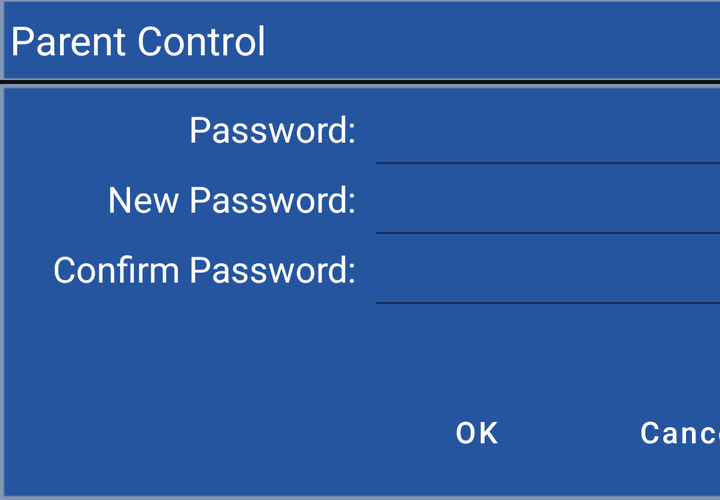
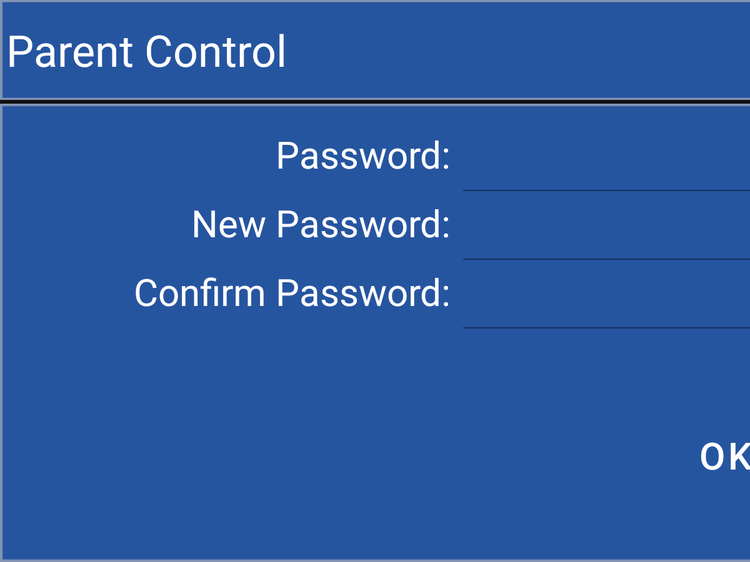

Two renders of one Android screen. The first uses the default layout on a phone; the second uses the alternative layout the repository ships for a different screen configuration, on a matching device. The two XML files are below.
<!-- AndroidManifest.xml: application theme AppTheme -->
<!-- res/layout/dlg_parent.xml -->
<?xml version="1.0" encoding="utf-8"?>
<RelativeLayout xmlns:android="http://schemas.android.com/apk/res/android"
                xmlns:tools="http://schemas.android.com/tools"
                android:orientation="vertical"
    android:layout_width="400dp"
    android:layout_height="250dp">

    <LinearLayout
        android:id="@+id/search_dlg_top_lay"
        android:layout_width="match_parent"
        android:layout_height="40dp"
        android:padding="5sp"
        android:orientation="horizontal"
        android:gravity="center"
        android:background="@drawable/setting_header">
        <TextView
            android:id="@+id/search_txt"
            android:layout_width="0dp"
            android:layout_weight="1"
            android:layout_height="wrap_content"
            android:text="Parent Control"
            android:textSize="20sp"
            android:textColor="@color/white"
            android:layout_gravity="center_vertical"/>
    </LinearLayout>
    <RelativeLayout
        android:layout_below="@+id/search_dlg_top_lay"
        android:layout_marginTop="2sp"
        android:background="@drawable/setting_header"
        android:layout_width="match_parent"
        android:layout_height="match_parent"
        android:padding="10dp">
        <LinearLayout
            android:orientation="vertical"
            android:layout_width="match_parent"
            android:layout_height="wrap_content">
            <LinearLayout
                android:orientation="horizontal"
                android:layout_width="match_parent"
                android:layout_height="wrap_content">
                <TextView
                    android:layout_marginRight="10sp"
                    android:gravity="right"
                    android:layout_gravity="center_vertical"
                    android:layout_width="0sp"
                    android:textSize="18sp"
                    android:textColor="@color/white"
                    android:text="Password:"
                    android:layout_height="30sp"
                    android:layout_weight="0.5"/>
                <com.google.android.material.textfield.TextInputLayout
                    android:layout_width="0sp"
                    android:layout_weight="0.6"
                    android:layout_height="wrap_content"
                    android:background="@drawable/parent_edit_bg">

                    <EditText
                        android:id="@+id/txt_old_pass"
                        android:layout_width="match_parent"
                        android:layout_height="30sp"
                        android:textSize="15sp"
                        android:textColor="@color/black"
                        android:inputType="textPassword"
                        android:maxLines="1"
                        android:maxLength="4"
                        android:paddingLeft="8dp"
                        android:lines="1"
                        android:background="@android:color/transparent"
                        android:gravity="center_vertical"/>
                </com.google.android.material.textfield.TextInputLayout>
            </LinearLayout>
            <LinearLayout
                android:layout_marginTop="5sp"
                android:orientation="horizontal"
                android:layout_width="match_parent"
                android:layout_height="wrap_content">
                <TextView
                    android:layout_marginRight="10sp"
                    android:gravity="right"
                    android:layout_gravity="center_vertical"
                    android:layout_width="0sp"
                    android:textSize="18sp"
                    android:textColor="@color/white"
                    android:text="New Password:"
                    android:layout_height="30sp"
                    android:layout_weight="0.5"/>
                <com.google.android.material.textfield.TextInputLayout
                    android:layout_width="0sp"
                    android:layout_weight="0.6"
                    android:layout_height="wrap_content"
                    android:background="@drawable/parent_edit_bg">
                    <EditText
                        android:layout_gravity="center_vertical"
                        android:id="@+id/txt_new_pass"
                        android:layout_width="match_parent"
                        android:layout_height="30sp"
                        android:textSize="15sp"
                        android:textColor="@color/black"
                        android:inputType="textPassword"
                        android:maxLines="1"
                        android:maxLength="4"
                        android:paddingLeft="8dp"
                        android:lines="1"
                        android:background="@android:color/transparent"
                        android:gravity="center_vertical"/>
                </com.google.android.material.textfield.TextInputLayout>
            </LinearLayout>
            <LinearLayout
                android:layout_marginTop="5sp"
                android:orientation="horizontal"
                android:layout_width="match_parent"
                android:layout_height="wrap_content">
                <TextView
                    android:layout_marginRight="10sp"
                    android:gravity="right"
                    android:layout_gravity="center_vertical"
                    android:layout_width="0sp"
                    android:textSize="18sp"
                    android:textColor="@color/white"
                    android:text="Confirm Password:"
                    android:layout_height="30sp"
                    android:layout_weight="0.5"/>
                <com.google.android.material.textfield.TextInputLayout
                    android:layout_width="0sp"
                    android:layout_weight="0.6"
                    android:layout_height="wrap_content"
                    android:background="@drawable/parent_edit_bg">

                    <EditText
                            android:id="@+id/txt_pass_confirm"
                            android:layout_width="match_parent"
                            android:layout_height="30sp"
                            android:textSize="15sp"
                            android:textColor="@color/black"
                            android:maxLength="4"
                            android:inputType="textPassword"
                            android:maxLines="1"
                            android:paddingStart="8dp"
                            android:lines="1"
                            android:background="@android:color/transparent"
                            android:gravity="center_vertical"
                            tools:ignore="RtlSymmetry"/>
                </com.google.android.material.textfield.TextInputLayout>
            </LinearLayout>
        </LinearLayout>
        <RelativeLayout
                android:orientation="horizontal"
                android:layout_alignParentBottom="true"
                android:layout_alignParentRight="true"
                android:layout_alignParentEnd="true"
                android:layout_width="match_parent"
                android:layout_height="wrap_content"
                tools:ignore="RtlHardcoded">
            <Button
                android:layout_marginEnd="20sp"
                android:layout_toStartOf="@+id/btn_cancel"
                android:id="@+id/btn_ok"
                android:layout_width="wrap_content"
                android:layout_height="wrap_content"
                android:textSize="15sp"
                android:textColor="@color/white"
                android:text="@string/ok"
                android:textAllCaps="false"
                style="@style/Widget.MaterialComponents.Button.TextButton">
                <requestFocus />
            </Button>
            <Button
                android:layout_alignParentEnd="true"
                android:id="@+id/btn_cancel"
                android:layout_width="wrap_content"
                android:layout_height="wrap_content"
                android:textSize="15sp"
                android:textColor="@color/white"
                android:text="@string/cancel"
                style="@style/Widget.MaterialComponents.Button.TextButton"
                android:textAllCaps="false"/>
        </RelativeLayout>
    </RelativeLayout>
</RelativeLayout>
<!-- resources referenced by this layout -->
<resources>
  <color name="black">#000000</color>
  <color name="white">#ffffff</color>
  <!-- drawable setting_header: png bitmap (drawable, 160 bytes) -->
  <string name="cancel">Cancel</string>
  <string name="ok">OK</string>
  <style name="AppTheme" parent="Theme.MaterialComponents.Light.DarkActionBar">
          
          <item name="colorPrimary">@color/colorPrimary</item>
          <item name="colorPrimaryDark">@color/colorPrimaryDark</item>
          <item name="colorAccent">@color/colorAccent</item>
          <item name="android:windowBackground">@color/windowBackground</item>
          
      </style>
  <color name="colorPrimary">#071e3d</color>
  <color name="colorPrimaryDark">#000000</color>
  <color name="colorAccent">#64DD17</color>
  <color name="windowBackground">#101010</color>
</resources>
<!-- res/layout-sw600dp/dlg_parent.xml (the repository's variant of the layout above) -->
<!-- drawn on a 7-inch tablet held upright -->
<?xml version="1.0" encoding="utf-8"?>
<RelativeLayout xmlns:android="http://schemas.android.com/apk/res/android"
                xmlns:tools="http://schemas.android.com/tools"
                android:orientation="vertical"
    android:layout_width="800dp"
    android:layout_height="450dp">

    <LinearLayout
        android:layout_alignParentTop="true"
        android:id="@+id/search_dlg_top_lay"
        android:layout_width="match_parent"
        android:layout_height="80dp"
        android:padding="5sp"
        android:orientation="horizontal"
        android:gravity="center"
        android:background="@drawable/setting_header">
        <TextView
            android:id="@+id/search_txt"
            android:layout_width="0dp"
            android:layout_weight="1"
            android:layout_height="wrap_content"
            android:text="Parent Control"
            android:textSize="35sp"
            android:textColor="@color/white"
            android:layout_gravity="center_vertical"/>
    </LinearLayout>
    <RelativeLayout
        android:layout_below="@+id/search_dlg_top_lay"
        android:layout_marginTop="3sp"
        android:background="@drawable/setting_header"
        android:layout_width="match_parent"
        android:layout_height="match_parent"
        android:padding="20dp">
        <LinearLayout
            android:orientation="vertical"
            android:layout_width="match_parent"
            android:layout_height="wrap_content">
            <LinearLayout
                android:orientation="horizontal"
                android:layout_width="match_parent"
                android:layout_height="wrap_content">
                <TextView
                    android:layout_marginRight="10sp"
                    android:gravity="right"
                    android:layout_gravity="center_vertical"
                    android:layout_width="0sp"
                    android:textSize="30sp"
                    android:textColor="@color/white"
                    android:text="Password:"
                    android:layout_height="50sp"
                    android:layout_weight="0.5"/>
                <com.google.android.material.textfield.TextInputLayout
                    android:layout_width="0sp"
                    android:layout_weight="0.6"
                    android:layout_height="wrap_content"
                    android:background="@drawable/parent_edit_bg">

                    <EditText
                        android:id="@+id/txt_old_pass"
                        android:layout_width="match_parent"
                        android:layout_height="50sp"
                        android:textSize="30sp"
                        android:textColor="@color/black"
                        android:inputType="textPassword"
                        android:maxLines="1"
                        android:maxLength="4"
                        android:paddingLeft="8dp"
                        android:lines="1"
                        android:background="@android:color/transparent"
                        android:gravity="center_vertical"/>
                </com.google.android.material.textfield.TextInputLayout>
            </LinearLayout>
            <LinearLayout
                android:layout_marginTop="5sp"
                android:orientation="horizontal"
                android:layout_width="match_parent"
                android:layout_height="wrap_content">
                <TextView
                    android:layout_marginRight="10sp"
                    android:gravity="right"
                    android:layout_gravity="center_vertical"
                    android:layout_width="0sp"
                    android:textSize="30sp"
                    android:textColor="@color/white"
                    android:text="New Password:"
                    android:layout_height="50sp"
                    android:layout_weight="0.5"/>
                <com.google.android.material.textfield.TextInputLayout
                    android:layout_width="0sp"
                    android:layout_weight="0.6"
                    android:layout_height="wrap_content"
                    android:background="@drawable/parent_edit_bg">
                    <EditText
                        android:layout_gravity="center_vertical"
                        android:id="@+id/txt_new_pass"
                        android:layout_width="match_parent"
                        android:layout_height="50sp"
                        android:textSize="30sp"
                        android:textColor="@color/black"
                        android:inputType="textPassword"
                        android:maxLines="1"
                        android:maxLength="4"
                        android:paddingLeft="8dp"
                        android:lines="1"
                        android:background="@android:color/transparent"
                        android:gravity="center_vertical"/>
                </com.google.android.material.textfield.TextInputLayout>
            </LinearLayout>
            <LinearLayout
                android:layout_marginTop="5sp"
                android:orientation="horizontal"
                android:layout_width="match_parent"
                android:layout_height="wrap_content">
                <TextView
                    android:layout_marginRight="10sp"
                    android:gravity="right"
                    android:layout_gravity="center_vertical"
                    android:layout_width="0sp"
                    android:textSize="30sp"
                    android:textColor="@color/white"
                    android:text="Confirm Password:"
                    android:layout_height="50sp"
                    android:layout_weight="0.5"/>
                <com.google.android.material.textfield.TextInputLayout
                    android:layout_width="0sp"
                    android:layout_weight="0.6"
                    android:layout_height="wrap_content"
                    android:background="@drawable/parent_edit_bg">

                    <EditText
                        android:id="@+id/txt_pass_confirm"
                        android:layout_width="match_parent"
                        android:layout_height="50sp"
                        android:textSize="30sp"
                        android:textColor="@color/black"
                        android:maxLength="4"
                        android:inputType="textPassword"
                        android:maxLines="1"
                        android:paddingLeft="8dp"
                        android:lines="1"
                        android:background="@android:color/transparent"
                        android:gravity="center_vertical"/>
                </com.google.android.material.textfield.TextInputLayout>
            </LinearLayout>
        </LinearLayout>
        <RelativeLayout
                android:orientation="horizontal"
                android:layout_alignParentBottom="true"
                android:layout_alignParentRight="true"
                android:layout_alignParentEnd="true"
                android:layout_width="match_parent"
                android:layout_height="wrap_content"
                tools:ignore="RtlHardcoded">
            <Button
                android:layout_marginEnd="20sp"
                android:layout_toStartOf="@+id/btn_cancel"
                android:id="@+id/btn_ok"
                android:layout_width="100dp"
                android:layout_height="wrap_content"
                android:textSize="30sp"
                android:textColor="@color/white"
                android:text="@string/ok"
                android:textAllCaps="false"
                style="@style/Widget.MaterialComponents.Button.TextButton">
                <requestFocus />
            </Button>
            <Button
                android:layout_alignParentEnd="true"
                android:id="@+id/btn_cancel"
                android:layout_width="130sp"
                android:layout_height="wrap_content"
                android:textSize="30sp"
                android:textColor="@color/white"
                android:text="@string/cancel"
                android:textAllCaps="false"/>
        </RelativeLayout>
    </RelativeLayout>
</RelativeLayout>
